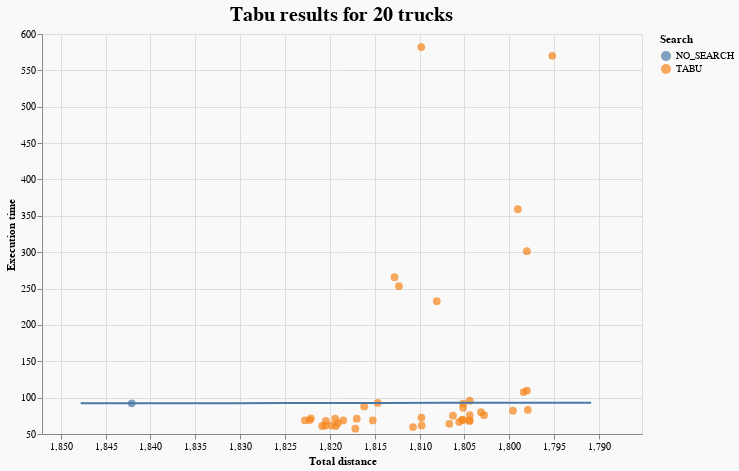

The notebook cell saved with this chart:
### Code cell
plot_results(tabu_greedy_20, tabu_tooltips, "Tabu results for 20 trucks").properties(
    width=600, height=400, background="#F9F9F9"
)

### Figure 1 — Vega-Lite specification as saved in the notebook (floating-point values rounded to 4 significant figures)
{"config": {"view": {"continuousWidth": 400, "continuousHeight": 300}}, "layer": [{"data": {"name": "data-4a4b226dcf58fe0316bf07828e8e104c"}, "mark": {"type": "circle", "size": 60}, "encoding": {"color": {"field": "search", "title": "Search", "type": "nominal"}, "tooltip": [{"field": "heuristic", "title": "Heuristic", "type": "nominal"}, {"field": "search", "title": "Search", "type": "nominal"}, {"field": "base_solution", "title": "Base solution", "type": "nominal"}, {"field": "iterations", "title": "Iterations", "type": "quantitative"}, {"field": "TotalDistance", "title": "Total distance", "type": "quantitative"}, {"field": "execution_time", "title": "Execution time", "type": "quantitative"}, {"field": "tabu_queue_coef", "title": "Queue coef", "type": "quantitative"}], "x": {"field": "TotalDistance", "scale": {"domain": [1852.0, 1785.0]}, "title": "Total distance", "type": "quantitative"}, "y": {"field": "execution_time", "scale": {"domain": [82.21, 592.0]}, "title": "Execution time", "type": "quantitative"}}, "title": {"text": "Tabu results for 20 trucks", "anchor": "middle", "fontSize": 20}}, {"data": {"name": "data-c2b9bfb50c932fd9169e0f34328e8309"}, "mark": "line", "encoding": {"x": {"field": "x", "scale": {"domain": [1852.0, 1785.0]}, "type": "quantitative"}, "y": {"field": "y", "type": "quantitative"}}}], "background": "#F9F9F9", "height": 400, "width": 600, "$schema": "https://vega.github.io/schema/vega-lite/v4.17.0.json", "datasets": {"data-4a4b226dcf58fe0316bf07828e8e104c": [{"Unnamed: 0": 0, "base_solution": "SIMPLE_GREEDY", "heuristic": "ANY_EXPORTATION_PROB1", "search": "TABU", "iterations": 500.0, "temp_coef": null, "population_size": null, "mutation_probability": null, "tabu_queue_coef": 0.5, "swap_any_to_generate": null, "TotalDistance": 1822.0, "TotalTime": 4.91, "UnusedTrucksCount": 0, "OrphansCount": 0, "execution_time": 71.57, "TotalFuel": 455.5, "TrucksCount": 20, "Relation": -0.9677}, {"Unnamed: 0": 10, "base_solution": "SIMPLE_GREEDY", "heuristic": "ANY_MOVE_EXPORTATION", "search": "TABU", "iterations": 500.0, "temp_coef": null, "population_size": null, "mutation_probability": null, "tabu_queue_coef": 0.5, "swap_any_to_generate": null, "TotalDistance": 1798.0, "TotalTime": 4.738, "UnusedTrucksCount": 0, "OrphansCount": 0, "execution_time": 107.7, "TotalFuel": 449.6, "TrucksCount": 20, "Relation": 2.819}, {"Unnamed: 0": 15, "base_solution": "SIMPLE_GREEDY", "heuristic": "ANY_EXPORTATION", "search": "TABU", "iterations": 200.0, "temp_coef": null, "population_size": null, "mutation_probability": null, "tabu_queue_coef": 0.5, "swap_any_to_generate": null, "TotalDistance": 1819.0, "TotalTime": 4.952, "UnusedTrucksCount": 0, "OrphansCount": 0, "execution_time": 68.64, "TotalFuel": 454.6, "TrucksCount": 20, "Relation": -1.0}, {"Unnamed: 0": 30, "base_solution": "SIMPLE_GREEDY", "heuristic": "REMOVE_LOOPS_MOVE_EXPORTATION", "search": "TABU", "iterations": 200.0, "temp_coef": null, "population_size": null, "mutation_probability": null, "tabu_queue_coef": 0.3, "swap_any_to_generate": null, "TotalDistance": 1804.0, "TotalTime": 4.8, "UnusedTrucksCount": 0, "OrphansCount": 0, "execution_time": 67.98, "TotalFuel": 451.1, "TrucksCount": 20, "Relation": -1.555}, {"Unnamed: 0": 33, "base_solution": "SIMPLE_GREEDY", "heuristic": "ANY_MOVE_EXPORTATION_FIXED2", "search": "TABU", "iterations": 500.0, "temp_coef": null, "population_size": null, "mutation_probability": null, "tabu_queue_coef": 0.5, "swap_any_to_generate": null, "TotalDistance": 1803.0, "TotalTime": 4.757, "UnusedTrucksCount": 0, "OrphansCount": 0, "execution_time": 79.97, "TotalFuel": 450.8, "TrucksCount": 20, "Relation": -3.18}, {"Unnamed: 0": 43, "base_solution": "SIMPLE_GREEDY", "heuristic": "ANY_MOVE_EXPORTATION_FIXED2", "search": "TABU", "iterations": 500.0, "temp_coef": null, "population_size": null, "mutation_probability": null, "tabu_queue_coef": 0.3, "swap_any_to_generate": 500.0, "TotalDistance": 1798.0, "TotalTime": 4.756, "UnusedTrucksCount": 0, "OrphansCount": 0, "execution_time": 301.3, "TotalFuel": 449.5, "TrucksCount": 20, "Relation": 0.2107}, {"Unnamed: 0": 59, "base_solution": "SIMPLE_GREEDY", "heuristic": "REMOVE_LOOPS_SWAP_ANY_EXPORTATION", "search": "TABU", "iterations": 500.0, "temp_coef": null, "population_size": null, "mutation_probability": null, "tabu_queue_coef": 0.5, "swap_any_to_generate": null, "TotalDistance": 1820.0, "TotalTime": 4.941, "UnusedTrucksCount": 0, "OrphansCount": 0, "execution_time": 67.97, "TotalFuel": 455.1, "TrucksCount": 20, "Relation": -0.8929}, {"Unnamed: 0": 66, "base_solution": "SIMPLE_GREEDY", "heuristic": "ANY_EXPORTATION_TIME1", "search": "TABU", "iterations": 200.0, "temp_coef": null, "population_size": null, "mutation_probability": null, "tabu_queue_coef": 0.3, "swap_any_to_generate": null, "TotalDistance": 1820.0, "TotalTime": 4.78, "UnusedTrucksCount": 0, "OrphansCount": 0, "execution_time": 61.84, "TotalFuel": 455.0, "TrucksCount": 20, "Relation": -0.7326}, {"Unnamed: 0": 71, "base_solution": "SIMPLE_GREEDY", "heuristic": "ANY_EXPORTATION_PROB1", "search": "TABU", "iterations": 200.0, "temp_coef": null, "population_size": null, "mutation_probability": null, "tabu_queue_coef": 0.3, "swap_any_to_generate": null, "TotalDistance": 1819.0, "TotalTime": 4.924, "UnusedTrucksCount": 0, "OrphansCount": 0, "execution_time": 65.09, "TotalFuel": 454.8, "TrucksCount": 20, "Relation": -0.8472}, {"Unnamed: 0": 82, "base_solution": "SIMPLE_GREEDY", "heuristic": "ANY_MOVE_EXPORTATION_FIXED2", "search": "TABU", "iterations": 500.0, "temp_coef": null, "population_size": null, "mutation_probability": null, "tabu_queue_coef": 0.3, "swap_any_to_generate": null, "TotalDistance": 1803.0, "TotalTime": 4.77, "UnusedTrucksCount": 0, "OrphansCount": 0, "execution_time": 75.87, "TotalFuel": 450.7, "TrucksCount": 20, "Relation": -2.405}, {"Unnamed: 0": 90, "base_solution": "SIMPLE_GREEDY", "heuristic": "ANY_MOVE_EXPORTATION", "search": "TABU", "iterations": 500.0, "temp_coef": null, "population_size": null, "mutation_probability": null, "tabu_queue_coef": 0.3, "swap_any_to_generate": 500.0, "TotalDistance": 1795.0, "TotalTime": 4.667, "UnusedTrucksCount": 0, "OrphansCount": 0, "execution_time": 570.0, "TotalFuel": 448.8, "TrucksCount": 20, "Relation": 0.09813}, {"Unnamed: 0": 109, "base_solution": "SIMPLE_GREEDY", "heuristic": "MOVE_IN_EXPORTATION", "search": "TABU", "iterations": 200.0, "temp_coef": null, "population_size": null, "mutation_probability": null, "tabu_queue_coef": 0.5, "swap_any_to_generate": null, "TotalDistance": 1805.0, "TotalTime": 4.8, "UnusedTrucksCount": 0, "OrphansCount": 0, "execution_time": 69.22, "TotalFuel": 451.3, "TrucksCount": 20, "Relation": -1.604}, {"Unnamed: 0": 112, "base_solution": "SIMPLE_GREEDY", "heuristic": "ANY_MOVE_SWAP", "search": "TABU", "iterations": 500.0, "temp_coef": null, "population_size": null, "mutation_probability": null, "tabu_queue_coef": 0.3, "swap_any_to_generate": null, "TotalDistance": 1806.0, "TotalTime": 4.78, "UnusedTrucksCount": 0, "OrphansCount": 0, "execution_time": 75.17, "TotalFuel": 451.6, "TrucksCount": 20, "Relation": -2.101}, {"Unnamed: 0": 115, "base_solution": "SIMPLE_GREEDY", "heuristic": "REMOVE_LOOPS_MOVE_EXPORTATION", "search": "TABU", "iterations": 200.0, "temp_coef": null, "population_size": null, "mutation_probability": null, "tabu_queue_coef": 0.5, "swap_any_to_generate": null, "TotalDistance": 1804.0, "TotalTime": 4.8, "UnusedTrucksCount": 0, "OrphansCount": 0, "execution_time": 68.71, "TotalFuel": 451.1, "TrucksCount": 20, "Relation": -1.603}, {"Unnamed: 0": 118, "base_solution": "SIMPLE_GREEDY", "heuristic": "ANY_EXPORTATION", "search": "TABU", "iterations": 200.0, "temp_coef": null, "population_size": null, "mutation_probability": null, "tabu_queue_coef": 0.3, "swap_any_to_generate": null, "TotalDistance": 1815.0, "TotalTime": 4.915, "UnusedTrucksCount": 0, "OrphansCount": 0, "execution_time": 68.57, "TotalFuel": 453.8, "TrucksCount": 20, "Relation": -1.137}, {"Unnamed: 0": 146, "base_solution": "SIMPLE_GREEDY", "heuristic": "ANY_MOVE_SWAP", "search": "TABU", "iterations": 200.0, "temp_coef": null, "population_size": null, "mutation_probability": null, "tabu_queue_coef": 0.5, "swap_any_to_generate": null, "TotalDistance": 1811.0, "TotalTime": 4.795, "UnusedTrucksCount": 0, "OrphansCount": 0, "execution_time": 59.56, "TotalFuel": 452.7, "TrucksCount": 20, "Relation": -0.9603}, {"Unnamed: 0": 149, "base_solution": "SIMPLE_GREEDY", "heuristic": "ANY_EXPORTATION", "search": "TABU", "iterations": 500.0, "temp_coef": null, "population_size": null, "mutation_probability": null, "tabu_queue_coef": 0.3, "swap_any_to_generate": 500.0, "TotalDistance": 1810.0, "TotalTime": 4.761, "UnusedTrucksCount": 0, "OrphansCount": 0, "execution_time": 582.0, "TotalFuel": 452.5, "TrucksCount": 20, "Relation": 0.06591}, {"Unnamed: 0": 150, "base_solution": "SIMPLE_GREEDY", "heuristic": "REMOVE_LOOPS_SWAP_ANY_EXPORTATION", "search": "TABU", "iterations": 500.0, "temp_coef": null, "population_size": null, "mutation_probability": null, "tabu_queue_coef": 0.3, "swap_any_to_generate": null, "TotalDistance": 1822.0, "TotalTime": 4.934, "UnusedTrucksCount": 0, "OrphansCount": 0, "execution_time": 69.21, "TotalFuel": 455.6, "TrucksCount": 20, "Relation": -0.8628}, {"Unnamed: 0": 154, "base_solution": "SIMPLE_GREEDY", "heuristic": "ANY_EXPORTATION_TIME1", "search": "TABU", "iterations": 200.0, "temp_coef": null, "population_size": null, "mutation_probability": null, "tabu_queue_coef": 0.5, "swap_any_to_generate": null, "TotalDistance": 1819.0, "TotalTime": 4.873, "UnusedTrucksCount": 0, "OrphansCount": 0, "execution_time": 60.9, "TotalFuel": 454.8, "TrucksCount": 20, "Relation": -0.7267}, {"Unnamed: 0": 156, "base_solution": "SIMPLE_GREEDY", "heuristic": "ANY_MOVE_EXPORTATION_FIXED2", "search": "TABU", "iterations": 200.0, "temp_coef": null, "population_size": null, "mutation_probability": null, "tabu_queue_coef": 0.5, "swap_any_to_generate": null, "TotalDistance": 1806.0, "TotalTime": 4.751, "UnusedTrucksCount": 0, "OrphansCount": 0, "execution_time": 66.51, "TotalFuel": 451.4, "TrucksCount": 20, "Relation": -1.42}, {"Unnamed: 0": 159, "base_solution": "SIMPLE_GREEDY", "heuristic": "REMOVE_LOOPS_MOVE_EXPORTATION", "search": "TABU", "iterations": 500.0, "temp_coef": null, "population_size": null, "mutation_probability": null, "tabu_queue_coef": 0.3, "swap_any_to_generate": null, "TotalDistance": 1804.0, "TotalTime": 4.8, "UnusedTrucksCount": 0, "OrphansCount": 0, "execution_time": 75.98, "TotalFuel": 451.1, "TrucksCount": 20, "Relation": -2.322}, {"Unnamed: 0": 169, "base_solution": "SIMPLE_GREEDY", "heuristic": null, "search": "NO_SEARCH", "iterations": null, "temp_coef": null, "population_size": null, "mutation_probability": null, "tabu_queue_coef": null, "swap_any_to_generate": null, "TotalDistance": 1842.0, "TotalTime": 4.954, "UnusedTrucksCount": 0, "OrphansCount": 0, "execution_time": 92.21, "TotalFuel": 460.5, "TrucksCount": 20, "Relation": 0.0}, {"Unnamed: 0": 170, "base_solution": "SIMPLE_GREEDY", "heuristic": "REMOVE_LOOPS_SWAP_ANY_EXPORTATION", "search": "TABU", "iterations": 200.0, "temp_coef": null, "population_size": null, "mutation_probability": null, "tabu_queue_coef": 0.3, "swap_any_to_generate": null, "TotalDistance": 1821.0, "TotalTime": 4.924, "UnusedTrucksCount": 0, "OrphansCount": 0, "execution_time": 61.14, "TotalFuel": 455.2, "TrucksCount": 20, "Relation": -0.6835}, {"Unnamed: 0": 171, "base_solution": "SIMPLE_GREEDY", "heuristic": "ANY_EXPORTATION_TIME1", "search": "TABU", "iterations": 500.0, "temp_coef": null, "population_size": null, "mutation_probability": null, "tabu_queue_coef": 0.3, "swap_any_to_generate": 500.0, "TotalDistance": 1813.0, "TotalTime": 4.83, "UnusedTrucksCount": 0, "OrphansCount": 0, "execution_time": 265.6, "TotalFuel": 453.2, "TrucksCount": 20, "Relation": 0.1689}, {"Unnamed: 0": 172, "base_solution": "SIMPLE_GREEDY", "heuristic": "ANY_EXPORTATION_TIME1", "search": "TABU", "iterations": 500.0, "temp_coef": null, "population_size": null, "mutation_probability": null, "tabu_queue_coef": 0.5, "swap_any_to_generate": null, "TotalDistance": 1823.0, "TotalTime": 4.885, "UnusedTrucksCount": 0, "OrphansCount": 0, "execution_time": 68.74, "TotalFuel": 455.7, "TrucksCount": 20, "Relation": -0.8227}, {"Unnamed: 0": 174, "base_solution": "SIMPLE_GREEDY", "heuristic": "ANY_MOVE_EXPORTATION", "search": "TABU", "iterations": 200.0, "temp_coef": null, "population_size": null, "mutation_probability": null, "tabu_queue_coef": 0.5, "swap_any_to_generate": null, "TotalDistance": 1798.0, "TotalTime": 4.725, "UnusedTrucksCount": 0, "OrphansCount": 0, "execution_time": 83.06, "TotalFuel": 449.5, "TrucksCount": 20, "Relation": -4.825}, {"Unnamed: 0": 202, "base_solution": "SIMPLE_GREEDY", "heuristic": "REMOVE_LOOPS_MOVE_EXPORTATION", "search": "TABU", "iterations": 500.0, "temp_coef": null, "population_size": null, "mutation_probability": null, "tabu_queue_coef": 0.5, "swap_any_to_generate": null, "TotalDistance": 1804.0, "TotalTime": 4.801, "UnusedTrucksCount": 0, "OrphansCount": 0, "execution_time": 95.8, "TotalFuel": 451.1, "TrucksCount": 20, "Relation": 10.49}, {"Unnamed: 0": 203, "base_solution": "SIMPLE_GREEDY", "heuristic": "ANY_MOVE_SWAP", "search": "TABU", "iterations": 500.0, "temp_coef": null, "population_size": null, "mutation_probability": null, "tabu_queue_coef": 0.3, "swap_any_to_generate": 500.0, "TotalDistance": 1799.0, "TotalTime": 4.713, "UnusedTrucksCount": 0, "OrphansCount": 0, "execution_time": 359.1, "TotalFuel": 449.8, "TrucksCount": 20, "Relation": 0.1613}, {"Unnamed: 0": 209, "base_solution": "SIMPLE_GREEDY", "heuristic": "ANY_MOVE_SWAP", "search": "TABU", "iterations": 500.0, "temp_coef": null, "population_size": null, "mutation_probability": null, "tabu_queue_coef": 0.5, "swap_any_to_generate": null, "TotalDistance": 1810.0, "TotalTime": 4.78, "UnusedTrucksCount": 0, "OrphansCount": 0, "execution_time": 72.56, "TotalFuel": 452.4, "TrucksCount": 20, "Relation": -1.643}, {"Unnamed: 0": 212, "base_solution": "SIMPLE_GREEDY", "heuristic": "ANY_MOVE_EXPORTATION_FIXED2", "search": "TABU", "iterations": 200.0, "temp_coef": null, "population_size": null, "mutation_probability": null, "tabu_queue_coef": 0.3, "swap_any_to_generate": null, "TotalDistance": 1807.0, "TotalTime": 4.735, "UnusedTrucksCount": 0, "OrphansCount": 0, "execution_time": 63.96, "TotalFuel": 451.7, "TrucksCount": 20, "Relation": -1.253}, {"Unnamed: 0": 218, "base_solution": "SIMPLE_GREEDY", "heuristic": "MOVE_IN_EXPORTATION", "search": "TABU", "iterations": 500.0, "temp_coef": null, "population_size": null, "mutation_probability": null, "tabu_queue_coef": 0.5, "swap_any_to_generate": null, "TotalDistance": 1805.0, "TotalTime": 4.8, "UnusedTrucksCount": 0, "OrphansCount": 0, "execution_time": 91.87, "TotalFuel": 451.3, "TrucksCount": 20, "Relation": -109.0}, {"Unnamed: 0": 219, "base_solution": "SIMPLE_GREEDY", "heuristic": "ANY_MOVE_SWAP", "search": "TABU", "iterations": 200.0, "temp_coef": null, "population_size": null, "mutation_probability": null, "tabu_queue_coef": 0.3, "swap_any_to_generate": null, "TotalDistance": 1810.0, "TotalTime": 4.822, "UnusedTrucksCount": 0, "OrphansCount": 0, "execution_time": 61.84, "TotalFuel": 452.4, "TrucksCount": 20, "Relation": -1.064}, {"Unnamed: 0": 226, "base_solution": "SIMPLE_GREEDY", "heuristic": "ANY_EXPORTATION", "search": "TABU", "iterations": 500.0, "temp_coef": null, "population_size": null, "mutation_probability": null, "tabu_queue_coef": 0.3, "swap_any_to_generate": null, "TotalDistance": 1815.0, "TotalTime": 4.864, "UnusedTrucksCount": 0, "OrphansCount": 0, "execution_time": 92.69, "TotalFuel": 453.7, "TrucksCount": 20, "Relation": 56.9}, {"Unnamed: 0": 228, "base_solution": "SIMPLE_GREEDY", "heuristic": "ANY_MOVE_EXPORTATION", "search": "TABU", "iterations": 500.0, "temp_coef": null, "population_size": null, "mutation_probability": null, "tabu_queue_coef": 0.3, "swap_any_to_generate": null, "TotalDistance": 1798.0, "TotalTime": 4.741, "UnusedTrucksCount": 0, "OrphansCount": 0, "execution_time": 109.7, "TotalFuel": 449.5, "TrucksCount": 20, "Relation": 2.525}, {"Unnamed: 0": 230, "base_solution": "SIMPLE_GREEDY", "heuristic": "MOVE_IN_EXPORTATION", "search": "TABU", "iterations": 200.0, "temp_coef": null, "population_size": null, "mutation_probability": null, "tabu_queue_coef": 0.3, "swap_any_to_generate": null, "TotalDistance": 1805.0, "TotalTime": 4.8, "UnusedTrucksCount": 0, "OrphansCount": 0, "execution_time": 69.65, "TotalFuel": 451.3, "TrucksCount": 20, "Relation": -1.634}, {"Unnamed: 0": 258, "base_solution": "SIMPLE_GREEDY", "heuristic": "ANY_MOVE_EXPORTATION", "search": "TABU", "iterations": 200.0, "temp_coef": null, "population_size": null, "mutation_probability": null, "tabu_queue_coef": 0.3, "swap_any_to_generate": null, "TotalDistance": 1800.0, "TotalTime": 4.741, "UnusedTrucksCount": 0, "OrphansCount": 0, "execution_time": 82.09, "TotalFuel": 449.9, "TrucksCount": 20, "Relation": -4.201}, {"Unnamed: 0": 267, "base_solution": "SIMPLE_GREEDY", "heuristic": "ANY_EXPORTATION_PROB1", "search": "TABU", "iterations": 500.0, "temp_coef": null, "population_size": null, "mutation_probability": null, "tabu_queue_coef": 0.3, "swap_any_to_generate": null, "TotalDistance": 1819.0, "TotalTime": 4.742, "UnusedTrucksCount": 0, "OrphansCount": 0, "execution_time": 71.19, "TotalFuel": 454.9, "TrucksCount": 20, "Relation": -1.079}, {"Unnamed: 0": 276, "base_solution": "SIMPLE_GREEDY", "heuristic": "REMOVE_LOOPS_SWAP_ANY_EXPORTATION", "search": "TABU", "iterations": 200.0, "temp_coef": null, "population_size": null, "mutation_probability": null, "tabu_queue_coef": 0.5, "swap_any_to_generate": null, "TotalDistance": 1821.0, "TotalTime": 4.911, "UnusedTrucksCount": 0, "OrphansCount": 0, "execution_time": 61.37, "TotalFuel": 455.1, "TrucksCount": 20, "Relation": -0.6994}, {"Unnamed: 0": 278, "base_solution": "SIMPLE_GREEDY", "heuristic": "ANY_EXPORTATION_TIME1", "search": "TABU", "iterations": 500.0, "temp_coef": null, "population_size": null, "mutation_probability": null, "tabu_queue_coef": 0.3, "swap_any_to_generate": null, "TotalDistance": 1817.0, "TotalTime": 4.785, "UnusedTrucksCount": 0, "OrphansCount": 0, "execution_time": 71.12, "TotalFuel": 454.2, "TrucksCount": 20, "Relation": -1.19}, {"Unnamed: 0": 289, "base_solution": "SIMPLE_GREEDY", "heuristic": "REMOVE_LOOPS_SWAP_ANY_EXPORTATION", "search": "TABU", "iterations": 500.0, "temp_coef": null, "population_size": null, "mutation_probability": null, "tabu_queue_coef": 0.3, "swap_any_to_generate": 500.0, "TotalDistance": 1808.0, "TotalTime": 4.845, "UnusedTrucksCount": 0, "OrphansCount": 0, "execution_time": 232.6, "TotalFuel": 452.0, "TrucksCount": 20, "Relation": 0.2422}, {"Unnamed: 0": 309, "base_solution": "SIMPLE_GREEDY", "heuristic": "ANY_EXPORTATION", "search": "TABU", "iterations": 500.0, "temp_coef": null, "population_size": null, "mutation_probability": null, "tabu_queue_coef": 0.5, "swap_any_to_generate": null, "TotalDistance": 1816.0, "TotalTime": 4.911, "UnusedTrucksCount": 0, "OrphansCount": 0, "execution_time": 87.85, "TotalFuel": 454.0, "TrucksCount": 20, "Relation": -5.945}, {"Unnamed: 0": 316, "base_solution": "SIMPLE_GREEDY", "heuristic": "ANY_EXPORTATION_PROB1", "search": "TABU", "iterations": 200.0, "temp_coef": null, "population_size": null, "mutation_probability": null, "tabu_queue_coef": 0.5, "swap_any_to_generate": null, "TotalDistance": 1817.0, "TotalTime": 4.822, "UnusedTrucksCount": 0, "OrphansCount": 0, "execution_time": 57.38, "TotalFuel": 454.3, "TrucksCount": 20, "Relation": -0.7158}, {"Unnamed: 0": 320, "base_solution": "SIMPLE_GREEDY", "heuristic": "ANY_EXPORTATION_PROB1", "search": "TABU", "iterations": 500.0, "temp_coef": null, "population_size": null, "mutation_probability": null, "tabu_queue_coef": 0.3, "swap_any_to_generate": 500.0, "TotalDistance": 1812.0, "TotalTime": 4.775, "UnusedTrucksCount": 0, "OrphansCount": 0, "execution_time": 253.2, "TotalFuel": 453.1, "TrucksCount": 20, "Relation": 0.1851}, {"Unnamed: 0": 321, "base_solution": "SIMPLE_GREEDY", "heuristic": "MOVE_IN_EXPORTATION", "search": "TABU", "iterations": 500.0, "temp_coef": null, "population_size": null, "mutation_probability": null, "tabu_queue_coef": 0.3, "swap_any_to_generate": null, "TotalDistance": 1805.0, "TotalTime": 4.8, "UnusedTrucksCount": 0, "OrphansCount": 0, "execution_time": 86.02, "TotalFuel": 451.3, "TrucksCount": 20, "Relation": -5.968}], "data-c2b9bfb50c932fd9169e0f34328e8309": [{"x": 1848.0, "y": 92.11}, {"x": 1842.0, "y": 92.21}, {"x": 1836.0, "y": 92.31}, {"x": 1831.0, "y": 92.41}, {"x": 1825.0, "y": 92.51}, {"x": 1819.0, "y": 92.61}, {"x": 1814.0, "y": 92.71}, {"x": 1808.0, "y": 92.81}, {"x": 1802.0, "y": 92.91}, {"x": 1797.0, "y": 93.01}, {"x": 1791.0, "y": 93.11}]}}
